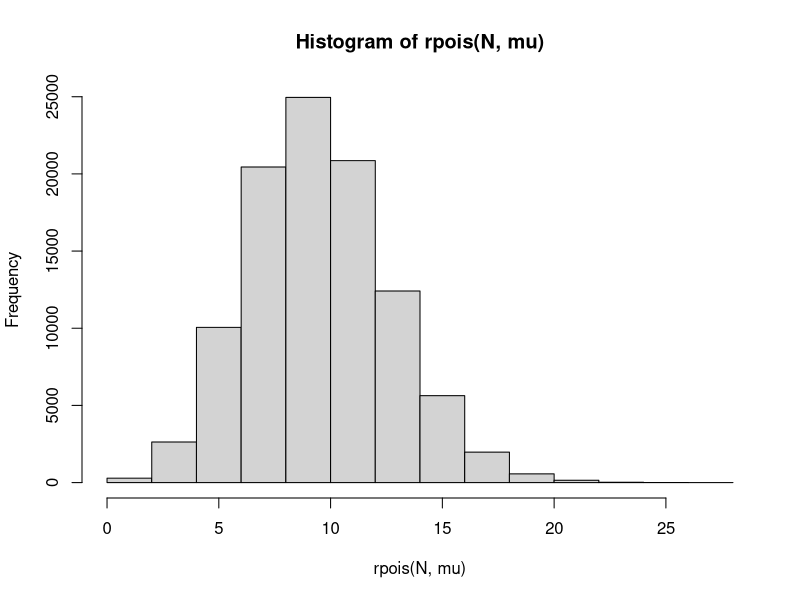
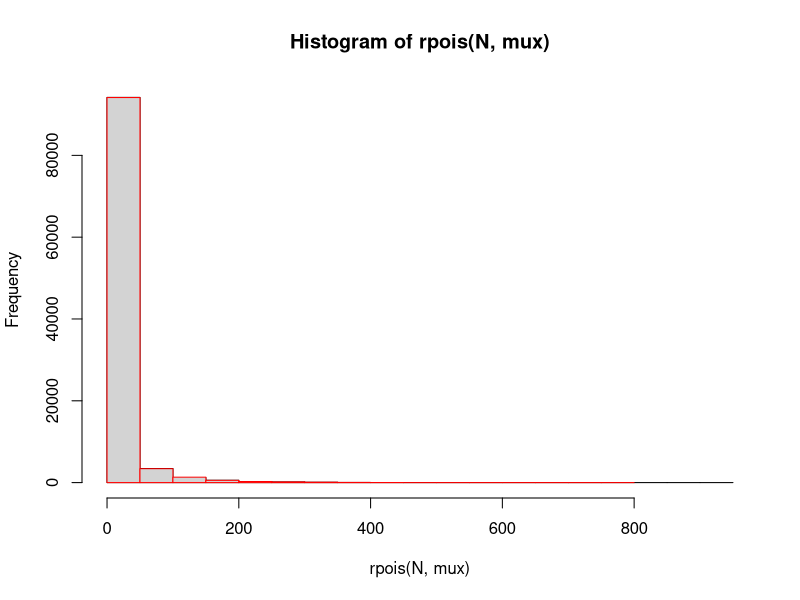
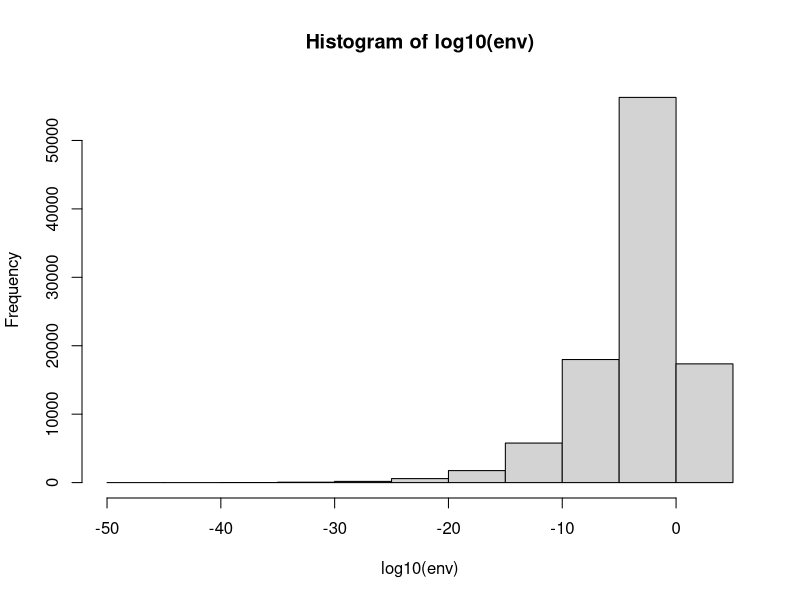

Write R code to recreate these figures, in order.
## ---- chunk 1
mu = 10
N=10^5
hist(rpois(N, mu))
## ---- chunk 2
mu = 10
k = .1
mux = rgamma(N,shape=k, scale=mu/k)
mean(mux)
## ---- chunk 3
hist(rpois(N, mux))
hist(rnbinom(N, mu=mu, size=k), add=TRUE, border="red")
## ---- chunk 4
EE = function(N,mu,k){rgamma(N, shape=k, scale=mu/k)/mu}
env=EE(N,mu,k)
hist(log10(env))
